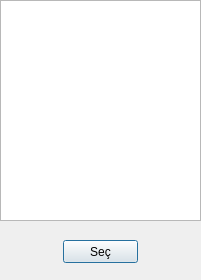
<?xml version="1.0" encoding="UTF-8"?>
<ui version="4.0">
 <class>Dialog</class>
 <widget class="QDialog" name="Dialog">
  <property name="geometry">
   <rect>
    <x>0</x>
    <y>0</y>
    <width>201</width>
    <height>280</height>
   </rect>
  </property>
  <property name="windowTitle">
   <string>Randevu Tarihi Seç</string>
  </property>
  <widget class="QPushButton" name="selectButton">
   <property name="geometry">
    <rect>
     <x>63</x>
     <y>240</y>
     <width>75</width>
     <height>23</height>
    </rect>
   </property>
   <property name="text">
    <string>Seç</string>
   </property>
  </widget>
  <widget class="QListView" name="listView">
   <property name="geometry">
    <rect>
     <x>0</x>
     <y>0</y>
     <width>201</width>
     <height>221</height>
    </rect>
   </property>
  </widget>
 </widget>
 <resources/>
 <connections/>
</ui>
